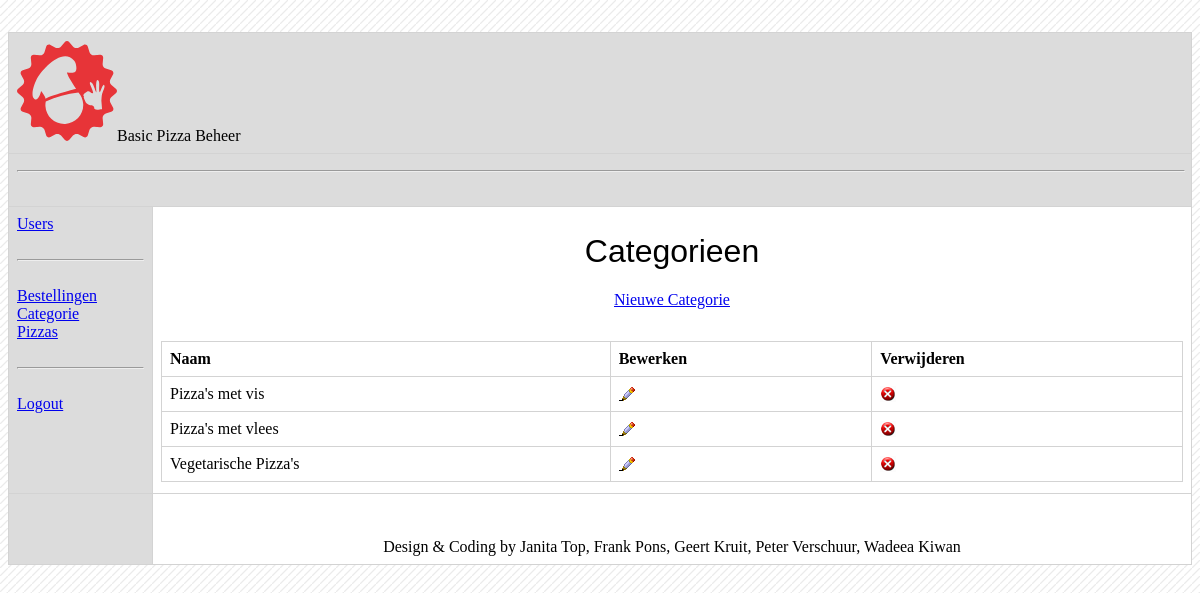
Screenshot of /cms?p=admin_cats (signed in) with the database file from the repository.
### tables this page shows
CREATE TABLE `categorie` (
  `categorie_id` smallint(6) NOT NULL,
  `categorie` varchar(80) NOT NULL
);

### cms/pages/admin_cats.php (the view, shortened to what this page needs)
<?PHP
if (!isset($_SESSION['level']) OR  $_SESSION['level'] >=5)
{
	if (!isset($_GET['categorie_id']))
	{
		$categorie_id = NULL;
	}
	else
	{
		$categorie_id = $_GET['categorie_id'];
	}
	if ($i=="create_cat")
	{
		if ($ii=="create")
		{
			mysql_query("INSERT INTO categorie (`categorie`) VALUES ('".Escape($_POST['cat_name'])."')");
			echo "<span class='true_warning' ><strong>Categorie toegevoegd.</strong></span>";
			echo '<META http-equiv="refresh" content="1;URL=?p='.$p.'">';
		}
		else
		{
?>
<form name="create_cat" id="create_cat" method="post" action="?p=<?PHP echo $p?>&i=<?PHP echo $i?>&ii=create" onsubmit="return checkform_create_cat('create_cat')">
  <h1>Voeg categorie toe</h1>
        <table>
            <tr>
                <td>*&nbsp;Naam:</td>
                <td><input name="cat_name" type="text" id="cat_name" size="40" maxlength="40" /></td>
            </tr>
        </table>
        <input type="submit" name="Submit" value="Voeg categorie toe" />
</form>
<?PHP
		}
	}
	elseif ($i=="delete_cat")
	{
		mysql_query("DELETE FROM categorie WHERE categorie_id=".$categorie_id);
		echo "<span class='true_warning' ><strong>Categorie verwijderd.</strong></span>";
		echo '<META http-equiv="refresh" content="1;URL=?p='.$p.'">';
	}
	else
	{
?>
<h1>Categorieen</h1>
<a href="?p=<?PHP echo $p?>&i=create_cat">Nieuwe Categorie</a>
    <table>
        <tr>
            <th>Naam</th>
            <th>Bewerken</th>
			<th>Verwijderen</th>
        </tr>
<?PHP
		$sql_select_cat= mysql_query("SELECT * FROM `categorie` ORDER BY categorie ASC");
		WHILE ($row_cat= mysql_fetch_array($sql_select_cat))
		{
?>
        <tr>
            <td>
                <?PHP echo $row_cat['categorie']?>
            </td>
            <td>
                <a href="?p=<?PHP echo $p?>&i=edit_cat&categorie_id=<?PHP echo $row_cat['categorie_id']?>"><img src="../img/edit.png" border="0" alt="Bewerken"></a>
            </td>
            <td>
                <a onclick="return confirm('Weet u zeker dat u deze categorie wilt verwijderen?')" href="?p=<?PHP echo $p?>&i=delete_cat&categorie_id=<?PHP echo $row_cat['categorie_id']?>"><img src="../img/del.png" border="0" alt="Verwijderen"></a>
            </td>
        </tr>
<?PHP
		}
?>
	</table>
<?PHP
	}
}
?>

### css/main.css (style rules this page uses)
h1, h2 { color: #E73438; font-family: 'Changa One', cursive; font-weight: normal; }
h1 { margin-top: 1.5em; }
body { background: #fff url('../img/bg.png') 0 0 repeat; color: #000000; text-decoration: none; font-family: Verdana; font-size: 100%; }
table { width:100%; padding: 1em; margin-top: 2em; border:1px solid lightgray; border-collapse: collapse; }
tr, th, td { border:1px solid lightgray; border-collapse: collapse; padding: .5em; }
th { text-align: left; }
.cms table { background: #fff; }
.cms h1, .cms h2 { font-family: Verdana, sans-serif; color: black; margin-top: 0; }

### rows the page displays
categorie: categorie "Pizza's met vis"
categorie: categorie "Pizza's met vlees"
categorie: categorie "Vegetarische Pizza's"
